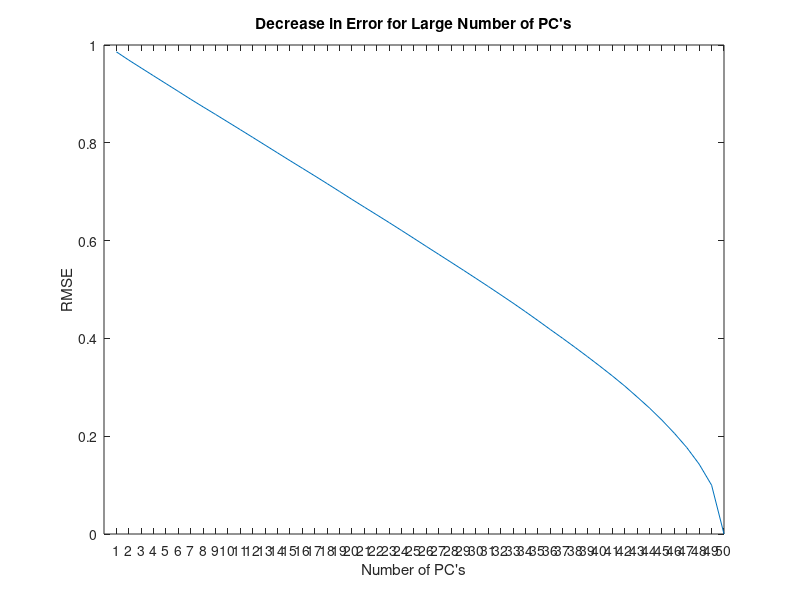

MATLAB code for this plot:
X = randn(50,500);

%X = randn(3,5);
X = X.';
coefs = pca(X);

mu = mean(X);
X = X - mu;

Sigma = cov(X);
[E,d] = eig(Sigma);
eigenvals = diag(d);
E = E(:,flip(1:length(eigenvals)));

for i = 1:length(eigenvals)
    Ep = E(:,1:i);
    Fp = Ep.';
    Xhat = X*Ep*Fp;
    RMSE(i) = (sqrt(mean(mean((X-Xhat).^2))));
end


plot(1:length(eigenvals),RMSE);
xlabel("Number of PC's");
xticks(1:length(eigenvals));
ylabel("RMSE");
title("Decrease in Error for Large Number of PC's");